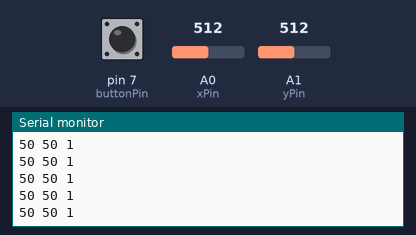
The sketch below on a simulated Arduino Uno, built with avr-gcc and run on an emulated ATmega328P. On the bench: the last lines printed to the serial monitor. Inputs (shaded band) come from the test bench; at power-on: A0 (xPin) = 512, A1 (yPin) = 512, pin 7 (buttonPin) HIGH.

Above: at 1.2 s.
1.3 s: A0 (xPin) set to 716
At 1.31 s:
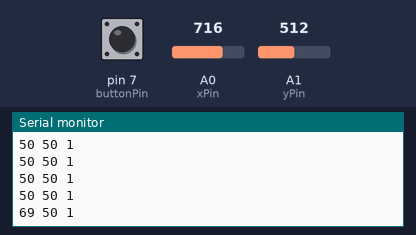
2.8 s: A1 (yPin) set to 716
At 2.82 s:
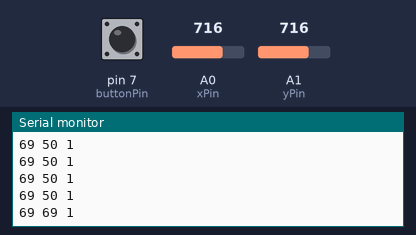
4.3 s: pin 7 (buttonPin) pulled LOW for 0.15 s
At 4.33 s:
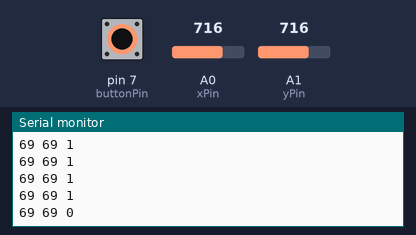
5.9 s: A0 (xPin) set to 900
At 5.94 s:
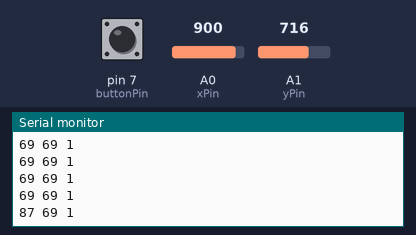
7.4 s: pin 7 (buttonPin) pulled LOW for 1 s
At 7.45 s:
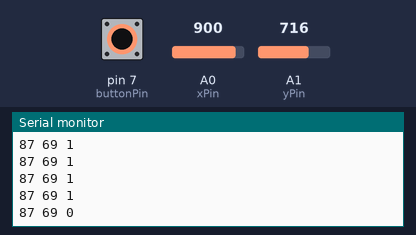
9.9 s: A1 (yPin) set to 0
At 9.97 s:
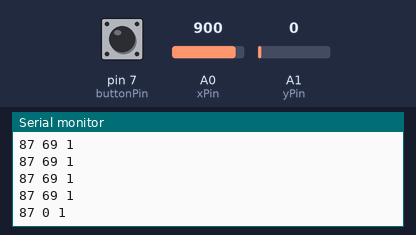
Timing chart, 0 to 12.9 s (numbered marks = the images above; inputs shaded):
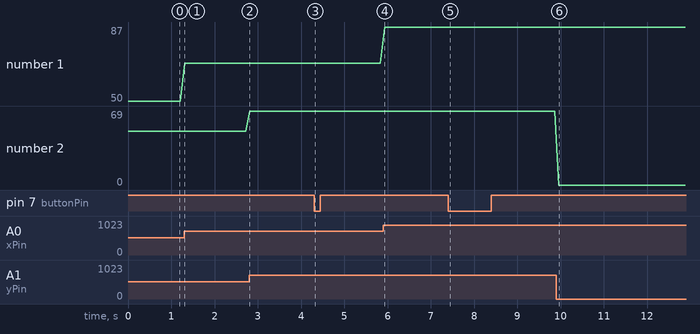

Measured:
- after the input at 1.3 s, the serial monitor: prints a new line at once (image 1)
- after the input at 2.8 s, the serial monitor: prints a new line at once (image 2)
- after the input at 4.3 s, the serial monitor: prints a new line at once (image 3)
- after the input at 5.9 s, the serial monitor: prints a new line at once (image 4)
- after the input at 7.4 s, the serial monitor: prints a new line after 0.05 s (image 5)
- after the input at 9.9 s, the serial monitor: prints a new line after 0.06 s (image 6)
- plotted number 1: 50 → 69 after the input at 1.3 s, 69 → 87 after the input at 5.9 s

The sketch:

sketch_oct18a.ino
```cpp
int xPin = A0;
int yPin = A1;
int buttonPin = 7;
int buttonVal;
int xVal;
int yVal;
int dt = 100;

void setup() {

pinMode(xPin, INPUT);
pinMode(yPin, INPUT);
pinMode(buttonPin, INPUT);
digitalWrite(buttonPin, HIGH);

Serial.begin(9600);

}

void loop() {

xVal = makePercent(analogRead(xPin));
yVal = makePercent(analogRead(yPin));
buttonVal = digitalRead(buttonPin);
Serial.print(xVal);
Serial.print(' ');
Serial.print(yVal);
Serial.print(' ');
Serial.println(buttonVal);

delay(dt);

}

int makePercent (float value) {
  return (value / 1023.00 * 100);
}
```
